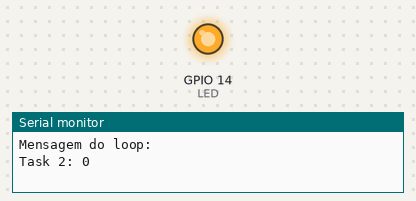
This sketch was run on a simulated ESP32. On the bench: output pins drawn as LEDs (lit = HIGH), the last lines printed to the serial monitor.

Above: at 0.1 s.
At 11.5 s:
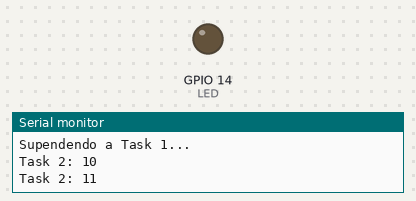
Timing chart, 0 to 19.2 s (numbered marks = the images above):
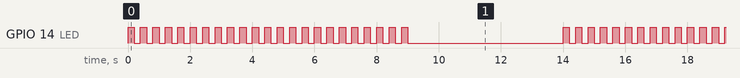

The sketch:

task_3.ino
```cpp
/***************************************************************
 *  Exemplo para parar e reiniciar uma task
 *  Esse exemplo exibe como  parar e reiniciar tasks no FreeRTOS
 *  Por: Fábio Souza
***************************************************************/
#define LED_VERMELHO 14   // Pino do LED Vermelho
#define LED_VERDE 13      // Pino do LED Verde
#define LED_AZUL 12       // Pino do LED Azul
#define BOTAO_1 7         // Pino do Botão 1
#define BOTAO_2 6         // Pino do Botão 2
#define BOTAO_3 5         // Pino do Botão 3
#define BOTAO_4 4         // Pino do Botão 4
#define BOTAO_5 3         // Pino do Botão 5
#define BOTAO_6 2         // Pino do Botão 6
#define BUZZER  17        // Pino Do Buzzer

/*Bibliotecas FreeRTOS */
#include "freertos/FreeRTOS.h"
#include "freertos/task.h"

/*mapeamento de pinos*/
#define LED LED_VERMELHO

/* Variáveis para armazenamento do handle das tasks*/
TaskHandle_t task1Handle = NULL;
TaskHandle_t task2Handle = NULL;

/*protítipos das Tasks*/
void vTask1(void *pvParameters);
void vTask2(void *pvParameters);

void setup() {
  Serial.begin(9600);
  xTaskCreate(vTask1,"TASK1",configMINIMAL_STACK_SIZE,NULL,1,&task1Handle);       //task1 com prioridade 1
  xTaskCreate(vTask2,"TASK2",configMINIMAL_STACK_SIZE+1024,NULL,2,&task2Handle);  //task2 com prioridade 2

}

void loop() {
  Serial.println("Mensagem do loop: ");    // imprime mensagem
  vTaskDelay(3000);                       // delay de 3 segundos
}

/*
vTask1
inverte LED em intervalos de 200 ms
*/
void vTask1(void *pvParameters)
{
    pinMode(LED,OUTPUT);                    // configura pino do LED como saída

    while (1)
    {
      digitalWrite(LED,!digitalRead(LED));  // inverte o estado do LED
      vTaskDelay(pdMS_TO_TICKS(200));       // delay de 200 ms
    }
}

/*
vTask2
Imprime mensagem a cada 1 segundo
suspende a task1 quando cont=10
reinicia a task1 quando cont=15
*/

void vTask2(void *pvParameters)
{
  int cont = 0;

  while (1)
  {
    Serial.println("Task 2: " + String(cont++));  // imprime mensagem

    if(cont==10){                                 // se cont=10
      Serial.println("Supendendo a Task 1...");   // imprime mensagem
      digitalWrite(LED,LOW);                      // desliga o LED
      vTaskSuspend(task1Handle);                  // suspende a task1
    }
    else if(cont==15){                            // se cont=15
      Serial.println("Reiniciando a Task 1...."); // imprime mensagem
      vTaskResume(task1Handle);                   // reinicia a task1
      cont = 0;                                   // zera cont
    }

    vTaskDelay(pdMS_TO_TICKS(1000));              // delay de 1 segundo
  }
}
```

Measured:
- by itself, GPIO 14 (LED): repeats every 14.8 s: HIGH 0.20 s, LOW 5.0 s, 24 × (HIGH 0.20 s, LOW 0.20 s)
- by itself, everything shown: repeats every 15.0 s, in 50 steps
